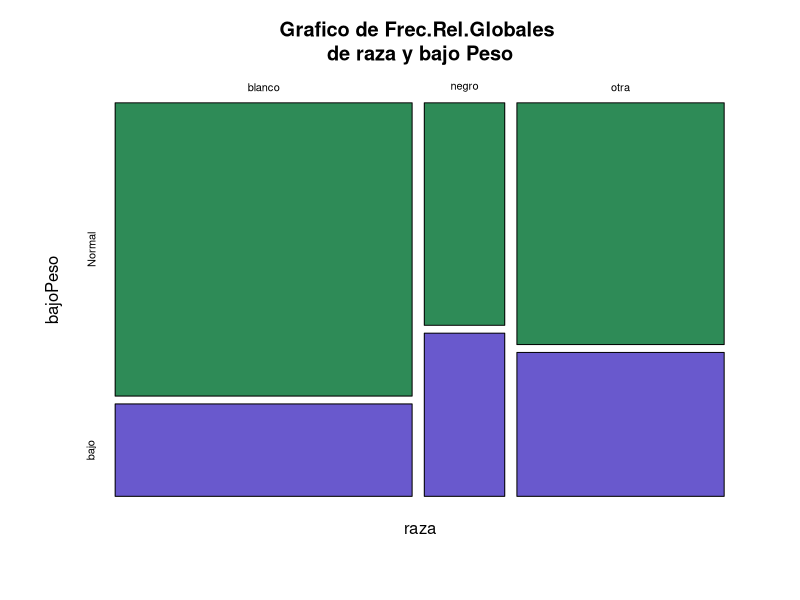
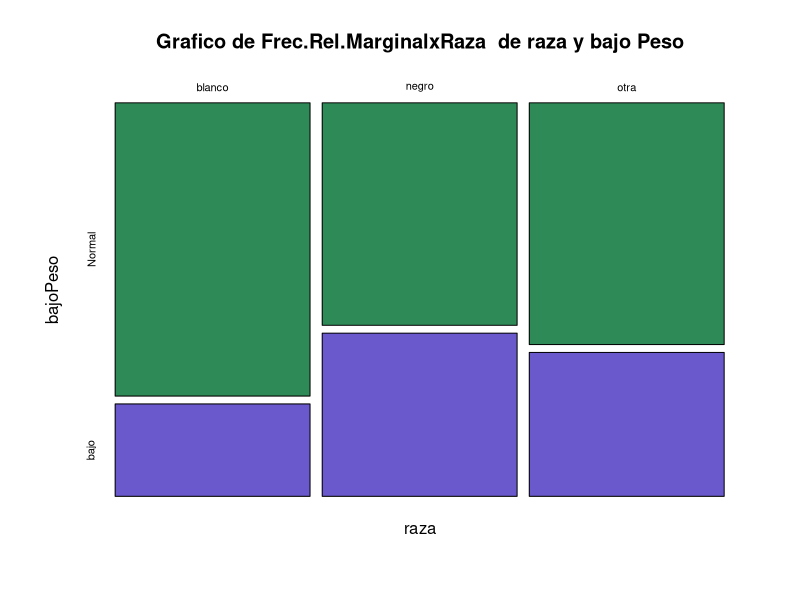
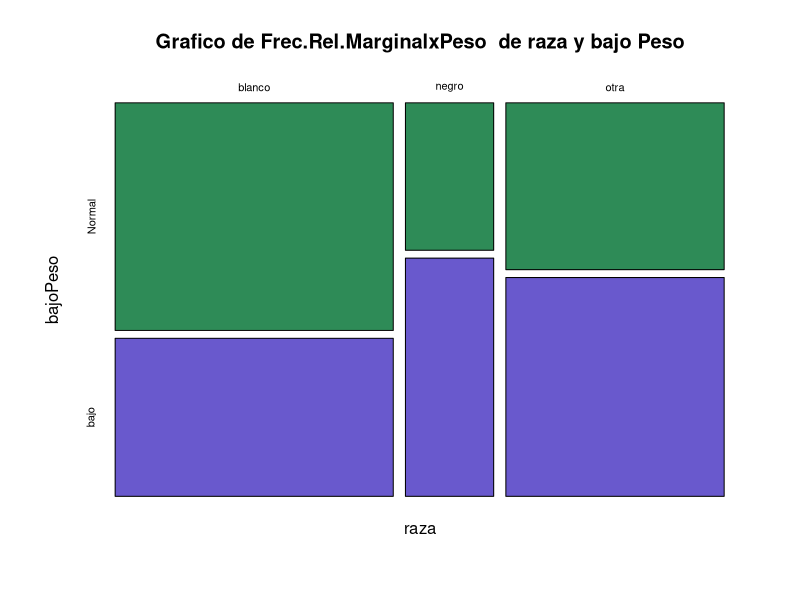
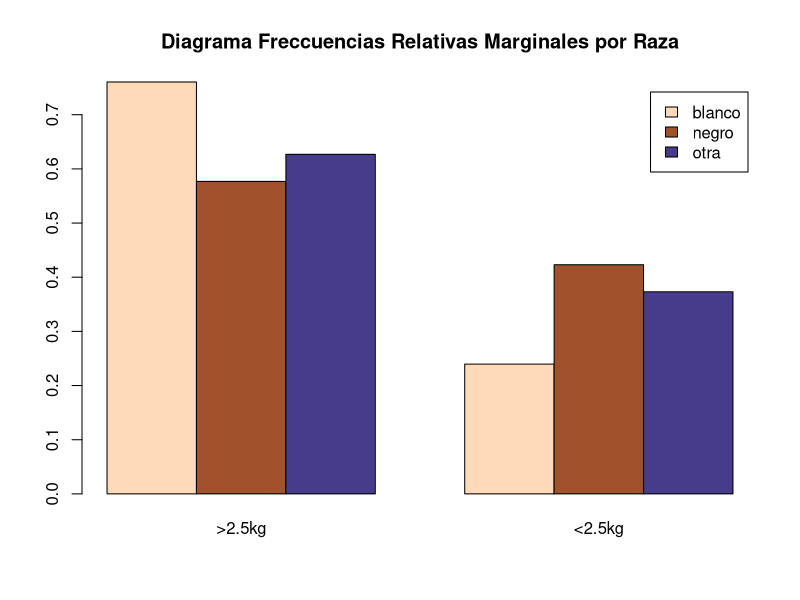
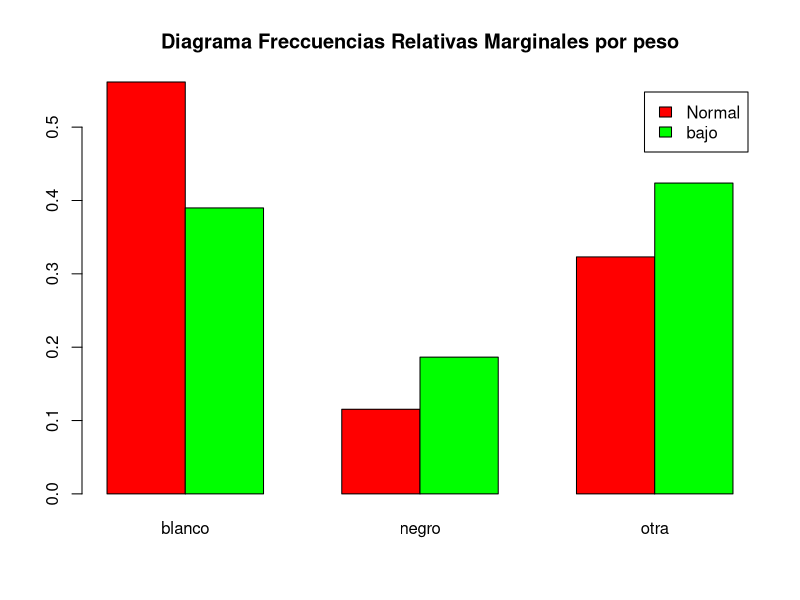
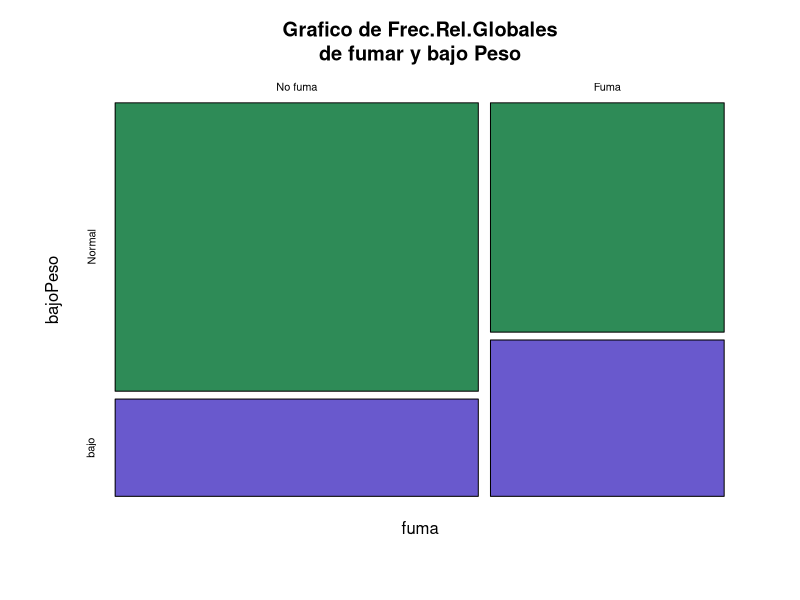
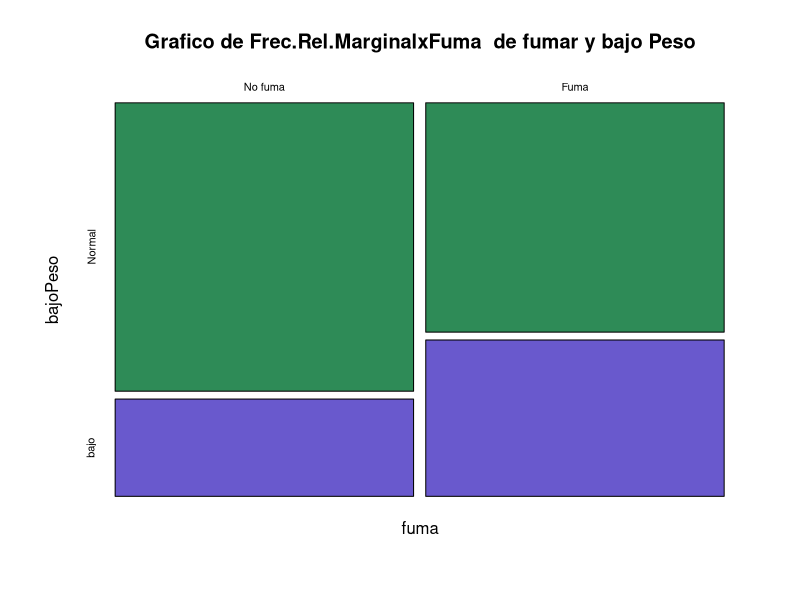
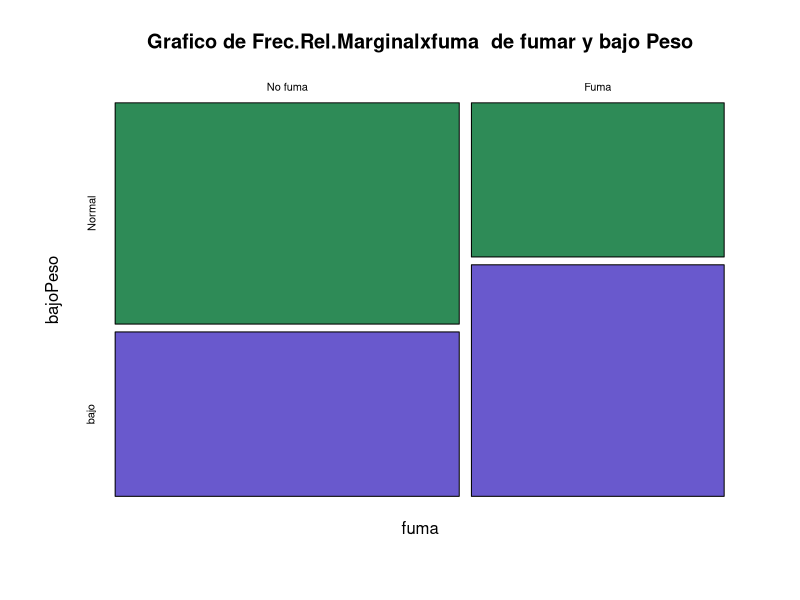

Recreate these plots in R, in order.
## ---- chunk 1
knitr::opts_chunk$set(echo = TRUE)
## ---- chunk 2
library(MASS)
data <- birthwt
str(data)
tail(data)
## ---- chunk 3
raza <-factor(data$race, labels = c("blanco","negro","otra"))
bajoPeso <- factor(data$low, labels = c("Normal","bajo")) #bajo peso o no

summary(raza)
summary(bajoPeso)

round(prop.table(table(raza,bajoPeso)),3)
round(prop.table(table(raza,bajoPeso), margin = 1),3) # Frec.Rel.Marginales Raza
round(prop.table(table(raza,bajoPeso), margin = 2),3) # Frec.Rel.Marginales Bajo Peso
## ---- chunk 4
plot(prop.table(table(raza,bajoPeso)), 
main = "Grafico de Frec.Rel.Globales 
de raza y bajo Peso", 
col = c("seagreen4","slateblue3"))

plot(prop.table(table(raza,bajoPeso), margin = 1), main = "Grafico de Frec.Rel.MarginalxRaza  de raza y bajo Peso", col = c("seagreen4","slateblue3"))

plot(prop.table(table(raza,bajoPeso), margin = 2), main = "Grafico de Frec.Rel.MarginalxPeso  de raza y bajo Peso", col = c("seagreen4","slateblue3"))

## ---- chunk 5
barplot(prop.table(table(raza,bajoPeso), margin = 1), beside = TRUE,legend.text = TRUE,
        col = c("peachpuff","sienna","slateblue4"),
        names =c(">2.5kg", "<2.5kg"),
        main = "Diagrama Freccuencias Relativas Marginales por Raza")

barplot(t(prop.table(table(raza,bajoPeso), margin = 2)), beside = TRUE,
        legend.text = TRUE,
        col = c("red","green"),
        main = "Diagrama Freccuencias Relativas Marginales por peso")
## ---- chunk 6
fuma <- factor(data$smoke, labels = c("No fuma","Fuma"))

round(prop.table(table(fuma,bajoPeso)), 3)# Frec.Rel.Globales
round(prop.table(table(fuma,bajoPeso), margin = 1), 3)# Frec.Mar.fumar
round(prop.table(table(fuma,bajoPeso), margin = 2), 3)#Frec.Mar.bajoPeso

plot(prop.table(table(fuma,bajoPeso)),
main = "Grafico de Frec.Rel.Globales
de fumar y bajo Peso",
col = c("seagreen4","slateblue3"))


plot(prop.table(table(fuma,bajoPeso), margin = 1), main = "Grafico de Frec.Rel.MarginalxFuma  de fumar y bajo Peso", col = c("seagreen4","slateblue3"))

plot(prop.table(table(fuma,bajoPeso), margin = 2), main = "Grafico de Frec.Rel.Marginalxfuma  de fumar y bajo Peso", col = c("seagreen4","slateblue3"))


barplot(prop.table(table(fuma,bajoPeso), margin = 1), 
        beside = TRUE,
        legend.text = TRUE,
        col = c("seagreen4","red3"),
        main = "Frecuencias Relativas Marginal Fumar")

barplot(t(prop.table(table(fuma,bajoPeso), margin = 2)), 
        beside = TRUE,
        legend.text = TRUE,
        col = c("seagreen4","red3"),
        main = "Frecuencias Relativas Marginal Peso")

## ---- chunk 7
hipertension <- factor(data$ht, labels = c("Normal","Hiper"))
round(prop.table(table(hipertension,bajoPeso)), 3)# Frec.Rel.Globales
round(prop.table(table(hipertension,bajoPeso), margin = 1), 3)# Frec.Mar.Hipertension
round(prop.table(table(hipertension,bajoPeso), margin = 2), 3)#Frec.Mar.bajoPeso

plot(prop.table(table(hipertension,bajoPeso)),
main = "Grafico de Frec.Rel.Globales
de hipertension y bajo Peso",
col = c("seagreen4","slateblue3"))

barplot(prop.table(table(hipertension,bajoPeso), margin = 1), 
        beside = TRUE,
        legend.text = TRUE,
        col = c("seagreen4","red3"),
        main = "Frecuencias Relativas Marginal Hipertension")

barplot(t(prop.table(table(hipertension,bajoPeso), margin = 2)), 
        beside = TRUE,
        legend.text = TRUE,
        col = c("seagreen4","red3"),
        main = "Frecuencias Relativas Marginal Peso")

## ---- chunk 8
prop.table(table(raza,fuma,bajoPeso))
plot(prop.table(table(raza,fuma,bajoPeso)), main = "Grafico de Frec.Relativas Raza,Fuma,bajo Peso", col = c("seagreen4","slateblue3"))
